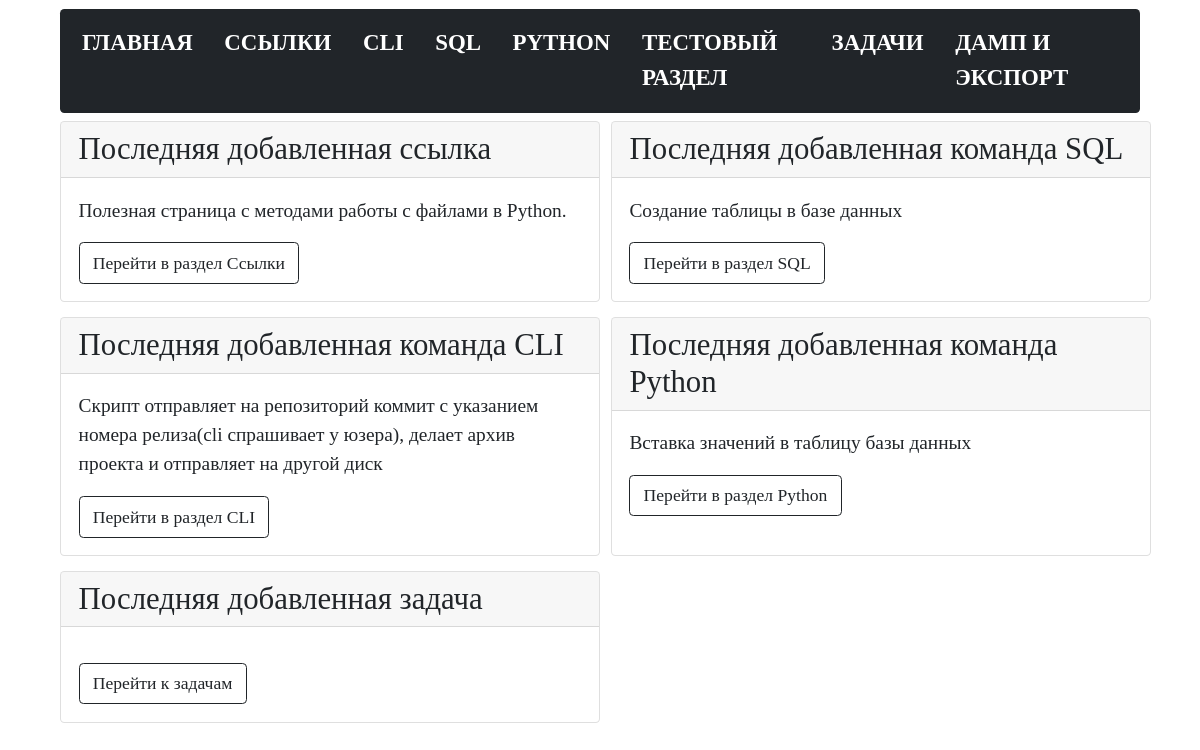
Before: / with the older database file.
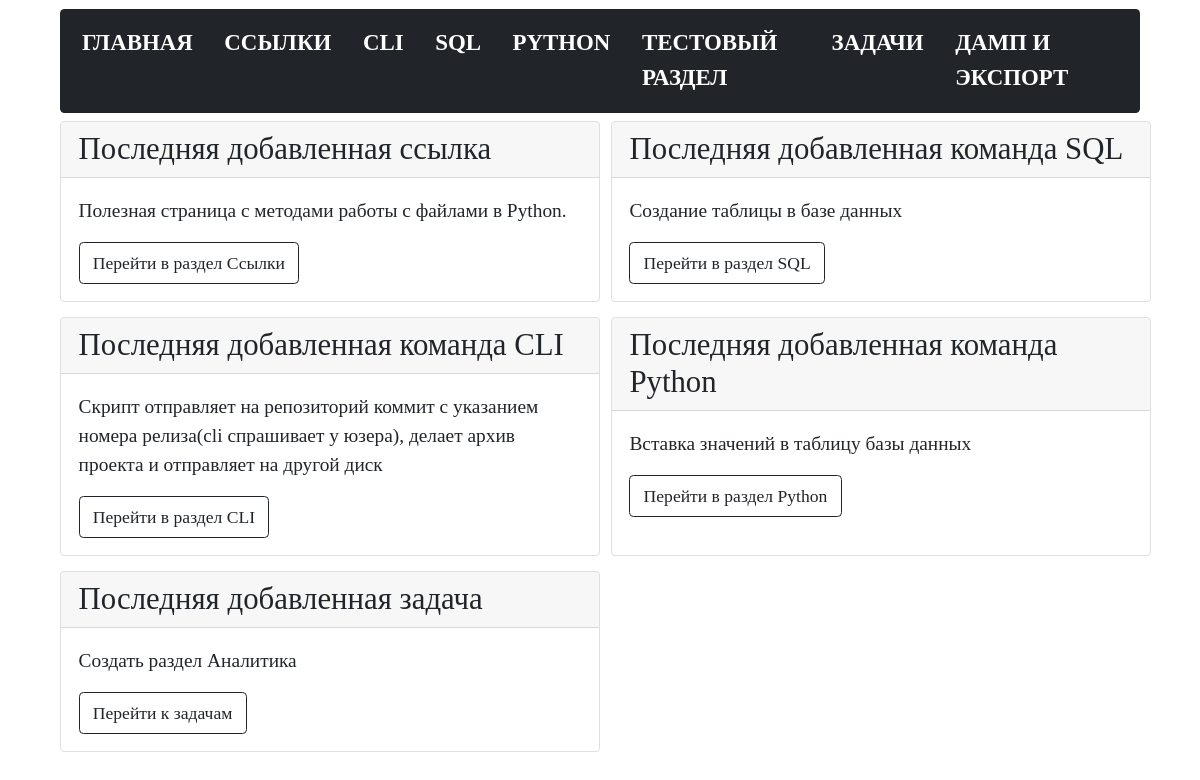
After: the same page with the newer database file.
### tables this page shows
CREATE TABLE tasks (
  task_id INTEGER PRIMARY KEY AUTOINCREMENT,
  task_name TEXT NOT NULL,
  task_description TEXT NOT NULL,
  task_status TEXT NOT NULL DEFAULT Новая
);

### modules/index.py (the view)
@bp.route("/")
def index():
    conn = connect.get_db_connection()
    last_links = conn.execute("SELECT * FROM links ORDER BY 1 DESC").fetchone()
    last_sql = conn.execute("SELECT * FROM sql ORDER BY 1 DESC").fetchone()
    last_bash = conn.execute("SELECT * FROM bash ORDER BY 1 DESC").fetchone()
    last_python = conn.execute("SELECT * FROM python ORDER BY 1 DESC").fetchone()
    last_task = conn.execute("SELECT * FROM tasks ORDER BY 1 DESC").fetchone()
    return flask.render_template("index.html",
                                 last_links=last_links,
                                 last_sql=last_sql,
                                 last_bash=last_bash,
                                 last_python=last_python,
                                 last_task=last_task,
                                 )

### modules/connect.py (called while the page is built)
def get_db_connection():
    db_path = os.path.join(BASE_DIR, '../database.db')
    conn = sqlite3.connect(db_path)
    conn.row_factory = sqlite3.Row
    return conn

### templates/index.html (shortened to what this page needs)
{% extends "base.html" %}
{% block content %}
{% include 'index_content.html' %}
{% endblock %}

### templates/index_content.html
<div class="container-index-page">
   <div class="card">
      <div class="card-header h3">Последняя добавленная ссылка</div>
      <div class="card-body">
         <p class="card-text">
            {{ last_links.links_name }}</p>
         <a href="{{ url_for('links_list_commands.links_list_commands') }}" class="btn btn-outline-dark">Перейти в раздел Ссылки</a>
      </div>
   </div>
   <div class="card">
      <div class="card-header h3">Последняя добавленная команда SQL</div>
      <div class="card-body">
         <p class="card-text">
            {{ last_sql.sql_name }}</p>
         <a href="{{ url_for('sql_list_commands.sql_list_commands') }}" class="btn btn-outline-dark">Перейти в раздел SQL</a>
      </div>
   </div>
   <div class="card">
      <div class="card-header h3">Последняя добавленная команда CLI</div>
      <div class="card-body">
         <p class="card-text">
            {{ last_bash.bash_name }}</p>
         <a href="{{ url_for('bash_list_commands.bash_list_commands') }}" class="btn btn-outline-dark">Перейти в раздел CLI</a>
      </div>
   </div>
   <div class="card">
      <div class="card-header h3">Последняя добавленная команда Python</div>
      <div class="card-body">
         <p class="card-text">
            {{ last_python.python_name }}</p>
         <a href="{{ url_for('python_list_commands.python_list_commands') }}" class="btn btn-outline-dark">Перейти в раздел Python</a>
      </div>
   </div>
   <div class="card">
      <div class="card-header h3">Последняя добавленная задача</div>
      <div class="card-body">
         <p class="card-text">
            {{ last_task.task_name }}</p>
         <a href="{{ url_for('tasks.tasks') }}" class="btn btn-outline-dark">Перейти к задачам</a>
      </div>
   </div>
   </div>

Changed rows visible on the page:
added tasks: task_name "Создать раздел Аналитика"
